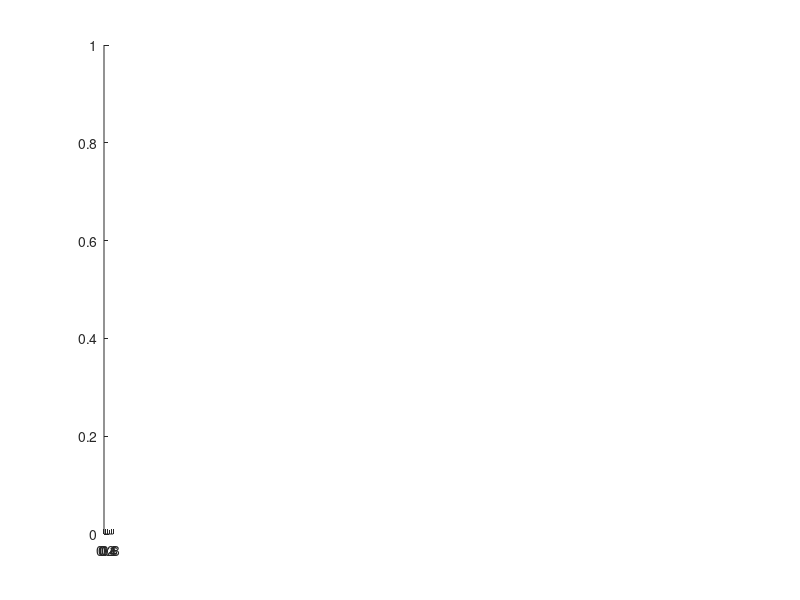

Write MATLAB code to recreate this figure. (Note: this script raises an error after producing the figure.)

%%

types = {'AD', 'FA', 'MD', 'RD'};
n_visits  =  [16 14 14 13 12 13 13 14 13 13 13 11 12 11 10];
n_sub = length(n_visits);
regions = [ 4 5 6 23 24 25 26 27 28 29 42 43 44 45];
colors = lines(numel(regions));
norm = true;
fit_ = true;

for tt = 1:numel(types)
    figure('units','normalized','outerposition',[0 0 1 1])
    type = types{tt};
     i = 1;
     
    for ss = 1:n_sub
        clear ds
%         subplot(1, n_sub, ss+(tt-1)*n_sub)
        subplot(1, n_sub, ss)
        n_v = n_visits(ss);
        
       
        for rr = 1:numel(regions)
            fileID = fopen([type '/' type '/ske', num2str(regions(rr)) '_' type '_values.txt'], 'r');
            formatSpec = '%f %f %f %f';
            size = [4 Inf];
            ds = fscanf(fileID, formatSpec, size);
            ds = ds';
            fclose(fileID);
            
            data = ds(i:i+n_v-1, 1);
            data_sd = ds(i:i+n_v-1, 2);
            norm_param = data(1);
            
            if norm
                data = (data-norm_param)./norm_param; 
                data = data+0.1*(rr-1);
            end
            
            scatter(1:n_v, data', 5, colors(rr, :), 'filled')
            hold on
            
            if fit_
                   f = fit((1:n_v)', data, 'exp1', 'Weights', data_sd);
                   y = feval(f, 1:0.1:n_v);
                   hh(rr) = plot(1:0.1:n_v, y', 'Color', colors(rr, :));
            else
                   plot(1:n_v, data', 'Color', colors(rr, :))
            end
            hold on
            
            if tt == 1
               title(['Sub ' num2str(ss)]) 
            end
            if ss == 1
               ylabel(type) 
            end
            label{rr} = ['Region ', num2str(regions(rr))];
        end
        i = i+ n_v;
        
        ylim([-0.2 1.4])

    end
    legend(hh, label)
    legend boxoff
    
end

%%

types = {'AD', 'FA', 'MD', 'RD'};
n_visits  =  [16 14 14 13 12 13 13 14 13 13 13 11 12 11 10];
n_sub = length(n_visits);
regions = [ 4 5 6 23 24 25 26 27 28 29 42 43 44 45];
colors = lines(numel(regions));
norm = true;
fit_ = true;


i = 1;
for ss = 1:5
    
    figure('units','normalized','outerposition',[0 0 1 1])

    n_v = n_visits(ss);
    
    for tt = 1:numel(types)
        clear ds
%         subplot(1, n_sub, ss+(tt-1)*n_sub)
        subplot(1, numel(types), tt)
         type = types{tt};
         
        for rr = 1:numel(regions)
            fileID = fopen([type '/' type '/ske', num2str(regions(rr)) '_' type '_values.txt'], 'r');
            formatSpec = '%f %f %f %f';
            size = [4 Inf];
            ds = fscanf(fileID, formatSpec, size);
            ds = ds';
            fclose(fileID);
            
            data = ds(i:i+n_v-1, 1);
            data_sd = ds(i:i+n_v-1, 2);
            norm_param = data(1);
            
            if norm
                data = (data-norm_param)./norm_param; 
                data = data+0.1*(rr-1);
            end
            
            scatter(1:n_v, data', 5, colors(rr, :), 'filled')
            hold on
            
            if fit_
                   f = fit((1:n_v)', data, 'exp1', 'Weights', data_sd);
                   y = feval(f, 1:0.1:n_v);
                   hh(rr) = plot(1:0.1:n_v, y', 'Color', colors(rr, :));
            else
                   plot(1:n_v, data', 'Color', colors(rr, :))
            end
            hold on
          
            label{rr} = ['Region ', num2str(regions(rr))];
        end
        title(type) 
        ylim([-0.2 1.6])

    end
    legend(hh, label)
    legend boxoff
    i = i+ n_v;
    
    suptitle(['Sub ' num2str(ss)])
end